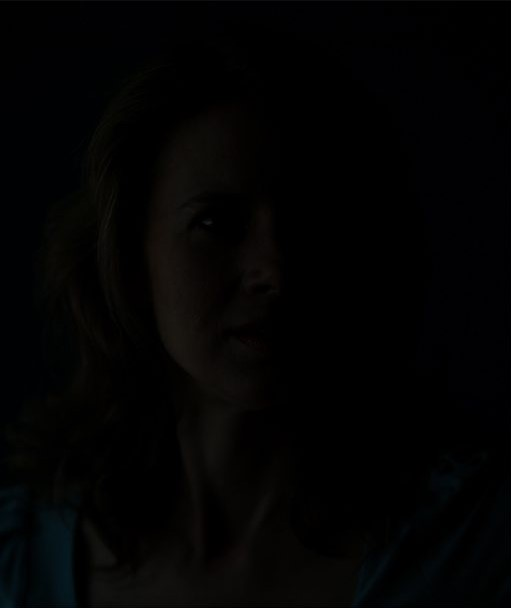
#> input picture 1.jpg, 511 x 608 px
$ python run.py --input 1.jpg --output out.png
#> lines starting #> are read from the running program, lines starting #| are printed output that depends on the picture; long printed decimals are rounded
### utils.py
import math

import cv2
import numpy as np
from PIL import Image, ImageFilter

from functions import HVS_func, entropy_H


def init(image_path):
    """
    Initiate params for the optimizing step
    :param image_path:  Input image path
    :return:            Initiated params (m, f, x_glob_a, x_local_a, N)
    """
#> called with image_path = '1.jpg'
    image = cv2.imread(image_path)
#> image is the input picture: shape (608, 511, 3); mean B, G, R 2.7, 2.8, 2.7

    # Get channel data
    I_b, I_g, I_r = np.transpose(image, (2, 0, 1))
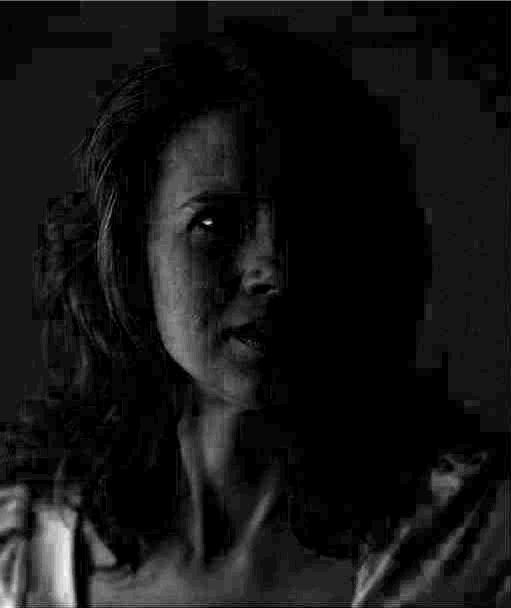
#> I_b: shape (608, 511); min 0, max 34, mean 2.7; drawn with min black and max white
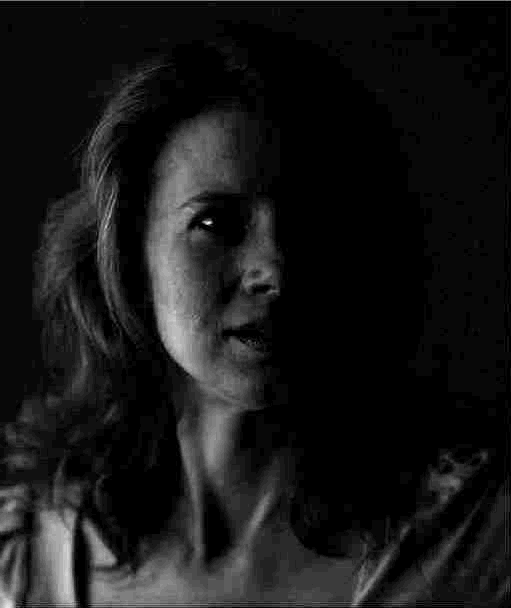
#> I_g: shape (608, 511); min 0, max 30, mean 2.8; drawn with min black and max white
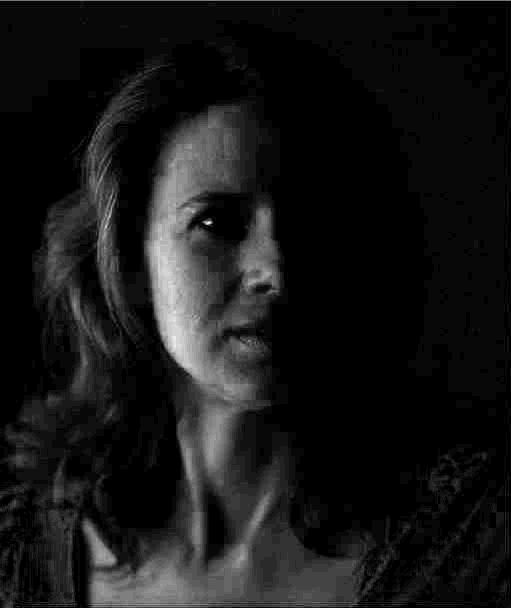
#> I_r: shape (608, 511); min 0, max 30, mean 2.7; drawn with min black and max white

    # Calculate luminance of image
    L = 0.2125 * I_r + 0.7154 * I_g + 0.0721 * I_b
    L_max = np.max(L)
#> L_max = 30
    L_min = np.min(L)
#> L_min = 0
    L_av = np.average(L)
#> L_av = 2.76

    # Calculate key of image
    k = (L_max - L_av) / (L_max - L_min)
#> k = 0.908

    # Calculate the parameter m based on the key value
    m = .3 + .7 * (k ** 1.4)
#> m = 0.912
    f = 1

    # Calculate the adaption level
    x_glob_a = np.mean(cv2.cvtColor(image, cv2.COLOR_BGR2GRAY))  # mean grey level
#> x_glob_a = 2.72
    x_pil = Image.fromarray(image)
    x_local_a = x_pil.filter(ImageFilter.GaussianBlur)  # low-frequency information -> Gauss kernel
    x_local_a = np.asarray(x_local_a)

    # Calculate optimal N based on the perfect entropy (H=-8)
    # When H=-8, the probability of pixel values must be equal 1/256 (from pixel 0->255)
    # Thus, p(i)=S/256 with S is the number of pixels in the image
    h, w, c = image.shape
#> h = 608; w = 511; c = 3
    N = h * w / 256
#> N = 1213.6
    N = sum(float(i) * N for i in range(256)) * 3
#> N = 118838160

    a = np.random.random()

    # Thresholds
    thresh_a = np.asarray([[0, 1]])
    thresh_mf = np.asarray([[0, 3.1 - 1e-8], [math.exp(-8), math.exp(8)]])
    thresh = 1e-8

    # Gather params
    meta = {'a': a, 'm': m, 'f': f, 'N': N, 'image': image,
            'x_glob_a': x_glob_a, 'x_local_a': x_local_a,
            'thresh_a': thresh_a, 'thresh_mf': thresh_mf, 'thresh': thresh}
    return meta


def enhance(image, a, m, f, x_glob_a, x_local_a, **kwargs):
    """
    Enhance image using HVS function
    :param image:   Input image
    :return:        Enhanced image, Pixel distribution probability
    """
    y = HVS_func(image, a=a, m=m, f=f, x_glob_a=x_glob_a, x_local_a=x_local_a)
    y = np.clip(y.astype(np.uint8), 0, 255)
    y_h = entropy_H(y)
    return y, y_h

### functions.py
import math

import numpy as np


def HVS_func(X, a, f, m, x_glob_a, x_local_a, V_max=255):
    """
    **Implementation of Human Vision System**\n
    The parameter a controls the contribution of global adaptation level (*x_glob_a*) and local adaptation level (*x_local_a*)\n
    The image contrast is enhanced when *m* increased\n
    The image brightness is enhanced when *f* is decreasing

    :param X:           Input image
    :param a:           Parameter a (for adaptation level)
    :param f:           Parameter f (for brightness)
    :param m:           Parameter m (for contrast)
    :param x_glob_a:    Global adaptation level
    :param x_local_a:   Local adaptation level
    :param V_max:       Maximum range of output value
    :return:            Enhanced image
    """
    assert 0 <= a <= 1, "a must be in range [0, 1]"
    assert 0 <= m < 3.1, "m must be in range [0, 3.1)"
    assert math.exp(-8) <= f <= math.exp(8), "f must be in range [exp(-8), exp(8)]"

    # Calculate the adaptation level
    x_a = a * x_local_a + (1 - a) * x_glob_a

    # Calculate the semi-saturation constant
    ssc = (f * x_a) ** m
    rs = (X / (X + ssc + 1e-9)) * V_max
    return rs


def entropy_H(X):
    """
    Calculate the pixels probability in given image
    :param X: Input image
    :return:  Probability
    """
    H = 0
    w, h, c = X.shape
    total_pixel = w * h * c
    values, counts = np.unique(X, return_counts=True)
    for c in counts:
        p = c / total_pixel
        H += p * math.log2(p)
    H = -H
    return H

### optimizer.py
import numpy as np
from scipy.optimize import minimize

from functions import HVS_func


def fun(img, a, m, f, x_glob_a, x_local_a, N, **kwargs):
    """
    Simplex function to be optimized

    :return:    The different between the "perfect" brightness image with the current one
    """
    _img = img.copy()
    y = HVS_func(_img, a=a, m=m, f=f, x_glob_a=x_glob_a, x_local_a=x_local_a)
    return abs(y.sum() - N)


def optimizer(image,
              a, m, f, N,
              x_glob_a, x_local_a,
              thresh_a, thresh_mf,
              method="Nelder-Mead",
              **kwargs):
    """
    Optimize parameters using "Nelder-Mead" method which is based on "Simplex method"
    :return:    Optimized parameters
    """

    alpha = minimize(lambda x: fun(image, a=x, m=m, f=f, x_glob_a=x_glob_a, x_local_a=x_local_a, N=N),
                     x0=a,
                     method=method,
                     bounds=thresh_a)
    a = alpha.get('x')[0]
    mf = minimize(lambda x: fun(image, a=a, m=x[0], f=x[1], x_glob_a=x_glob_a, x_local_a=x_local_a, N=N),
                  x0=np.asarray([m, f]),
                  method=method,
                  bounds=thresh_mf)
    m, f = mf.get('x')
    return np.asarray([a, m, f])

### run.py
import argparse
import sys

import cv2
import numpy as np

from optimizer import optimizer
from utils import init, enhance


def parse(argv):
    parser = argparse.ArgumentParser(
        description='LightingAdjustment\n' +
                    'Implemented code for Perception-Based Lighting Adjustment of Image Sequences.')
    parser.add_argument('--input', required=True, help='Input image path')
    parser.add_argument('--output', required=True, help='Output image path')

    return parser.parse_args(argv)


if __name__ == "__main__":
    # Initial
    args = parse(sys.argv[1:])
    print('Initiating parameter...')
    meta = init(args.input)
#> meta = 10 items
    print('Done')

    # Start optimize
    print('Finding optimized parameter...')
    while True:
        prev = np.asarray([meta[k] for k in ['a', 'm', 'f']])
        # Optimize function
        rs = optimizer(**meta)
        diff = np.average(abs(prev - rs))
        # Update variables
        a, m, f = rs
        meta.update({'a': a, 'm': m, 'f': f})
        print('Optimize results (a, m, f): {}\t loss={}'.format([a, m, f], diff))
        # Compare with thresh
        if diff < meta['thresh']:
            print('Optimization finished')
            break
#> this loop made 4 passes
#> (prev, f, rs, diff) on passes 2 to 4: ([1, 0, 1.27], 1.23, [1, 2.4e-13, 1.23], 0.0144), ([1, 2.4e-13, 1.23], 0.000335, [1, 9.21e-14, 0.000335], 0.409), ([1, 9.21e-14, 0.000335], 0.000335, [1, 9.67e-14, 0.000335], 1.53e-15)
#> (prev, m, f, diff) on pass 1: ([0.549, 0.912, 1], 0, 1.27, 0.544)
#| Optimize results (a, m, f): [1.0, 0.0, 1.270]	 loss=0.5444
#| Optimize results (a, m, f): [1.0, 2.395812091114247e-13, 1.227]	 loss=0.01438
#| Optimize results (a, m, f): [1.0, 9.208902725220228e-14, 0.0003355]	 loss=0.4089
#| Optimize results (a, m, f): [1.0, 9.66934786148124e-14, 0.0003355]	 loss=1.5348171208700381e-15
#> pass 1, in HVS_func, `x_a = a * x_local_a + (1 - a) * x_glob_a`:
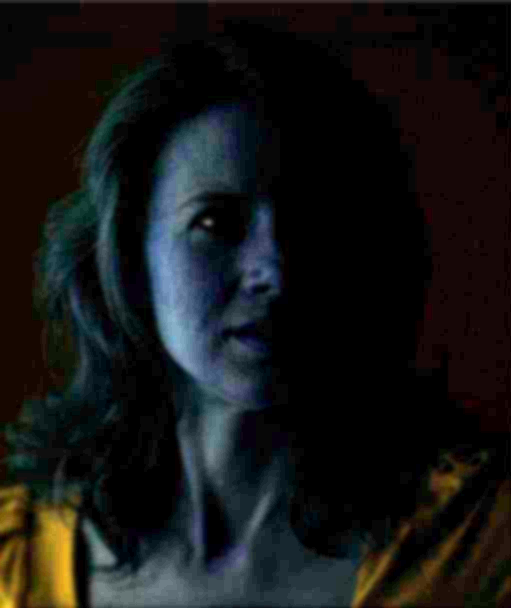
#> x_a: shape (608, 511, 3) float64; mean R, G, B 2.73, 2.75, 2.71; drawn with min black and max white
#> pass 1, in HVS_func, `rs = (X / (X + ssc + 1e-9)) * V_max`:
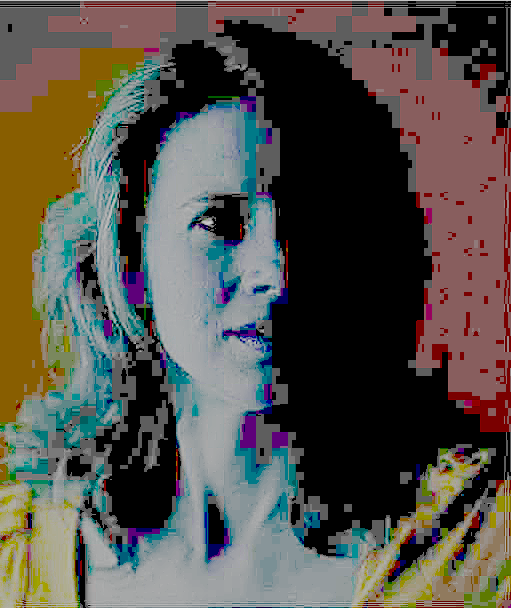
#> rs: shape (608, 511, 3) float64; mean R, G, B 84.7, 81.3, 74.2
    print('Done')

    # Enhance image
    print('Enhancing image...')
    image_out, prob = enhance(**meta)
#> in enhance, `y = HVS_func(image, a=a, m=m, f=f, x_glob_a=x_glob_a, x_local_a=x_loca..`:
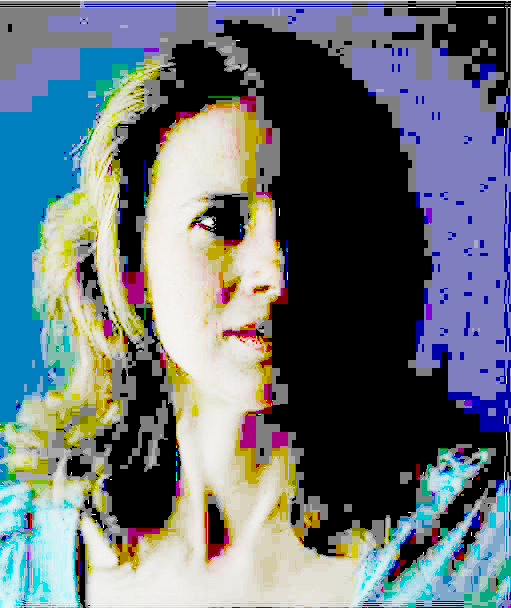
#> y: shape (608, 511, 3) float64; mean B, G, R 118.7, 113.1, 103.4
#> in entropy_H, `values, counts = np.unique(X, return_counts=True)`: values = 25 values from 0 to 254; counts = 25 values, max 348067 at index 0, min 121 at index 23, mean 37282.6
#> the loop in entropy_H, `for c in counts:` made 25 passes
#> (c, p, H) on passes 1 to 12: (348067, 0.373, -0.531), (211745, 0.227, -1.02), (58891, 0.0632, -1.27), (95248, 0.102, -1.6), (32895, 0.0353, -1.77), (29338, 0.0315, -1.93), (23807, 0.0255, -2.07), (20599, 0.0221, -2.19), (17371, 0.0186, -2.3), (14774, 0.0159, -2.39), (12644, 0.0136, -2.47), (10951, 0.0117, -2.55)
#> after the loop in entropy_H, `for c in counts:`: H = -2.98
#> in entropy_H, `H = -H`: H = 2.98
#> prob = 2.98
    print('Prob H=', prob)
#| Prob H= 2.980

    # Writing result
    cv2.imwrite(args.output, image_out)
    print('Done')
